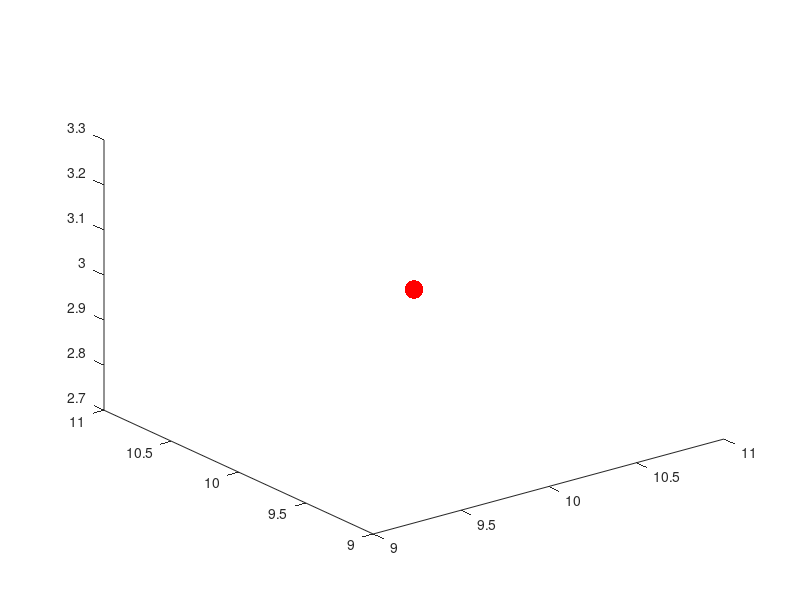

This chart was generated by the following MATLAB code: (Note: this script raises an error after producing the figure.)
clear all
close all

video = false; % if want to save a movie, then let video = true
if(video)
    writerObj = VideoWriter('wheel_on_ground.mp4','MPEG-4');
    writerObj.FrameRate = 30;
    open(writerObj);
end

%%%%%%%%%%%%%%%%%%%%%%%%%%%%%%%%%%%%%%%%%%%%%%%%%%%%%%%%%%%%%%%%%%%%%%%%%%%
%%%%%%%%%%%%%%%%%%%%%%%%%%%%%%% VARIABLES %%%%%%%%%%%%%%%%%%%%%%%%%%%%%%%%%
%%%%%%%%%%%%%%%%%%%%%%%%%%%%%%%%%%%%%%%%%%%%%%%%%%%%%%%%%%%%%%%%%%%%%%%%%%%

% Variables for the mashgrid
n1=30;
n2=30;
h1=0.5;
h2=0.5;
x=1:h1:n1;
y=1:h2:n2;
r_m=0.5;

lmax_m = (n1-1)*n2+(n2-1)*n1;       % linkmunber
kmax_m = n1*n2;                     % piontmunber
R0_m = r_m*ones(lmax_m,1);                % rest length
S_m = 1000000*ones(lmax_m,1);           % Stiffness
D_m = 0*ones(lmax_m,1);              % Damping constant
m = 0.5;                               % Mass of the points
M_m = m*ones(kmax_m,1);               % Mass array

g = 9.8;                            % gravity constant


%link_h = 1:(n1-1)*n2;
%link_v = (n1-1)*n2+1;
nskip = 5;
X_m = zeros(kmax_m,3);              % setup position of the points on the meshgrid
for i = 1:n1
    for j = 1:n2
index=(i-1)*n1+j;
X_m(index,:)=[x(i),y(j),0];
    end
end 

% Indexing all points on the meshgrid with indeces of links
jj_m=zeros(lmax_m,1);kk_m=zeros(lmax_m,1);
for k=1:n1-1
    for l=1:n2
        jj_m(k+(n1-1)*(l-1))=k+n1*(l-1);  kk_m(k+(n1-1)*(l-1))=k+n1*(l-1)+1;
    end
end
for l=1:n2-1
    for k=1:n1
        jj_m((n1-1)*n2+l+(n2-1)*(k-1))=k+n1*(l-1);
        kk_m((n1-1)*n2+l+(n2-1)*(k-1))=k+n1*l;
    end
end

% Variables for Ball and links bewteen ball and the meshgrid
r_b = 1;
xpb=10;
ypb=10;
zpb=3;
R0_b = zeros(kmax_m,1);
X_b = [xpb,ypb,zpb];
S_b = zeros(kmax_m,1);
D_b = zeros(kmax_m,1);
M_b = 5;

% Merge all the variables

kmax = kmax_m + 1;                  % number of points on the meshgrid + the ball
lmax = lmax_m + kmax_m;             
% number of the links on the meshgrid + all the links that link ball and points on the meshgrid
jj = zeros(lmax,1);                   % index of points of one end of any link
kk = zeros(lmax,1);                   % index of points of the other end of any link
for p = 1:lmax_m
    jj(p)=jj_m(p);
    kk(p)=kk_m(p);
end
for p = (lmax_m+1):lmax
    jj(p) = p-lmax_m;
    kk(p) = kmax;
end
X = zeros(kmax,3);                   % set up position for all the points on the meshgrid
for k=1:kmax-1
    X(k,:)=X_m(k,:);                 % set up position for the ball specifically
end
X(kmax,:)=X_b;

R0 = [R0_m;R0_b];
S = [S_m;S_b];
D = [D_m;D_b];
M = [M_m;M_b];

%G=m*g;
%U_b = zeros(zpb,3);

%T=sqrt(2*zpb/g); % 设置下落时间
%H0=zpb;
%dt=0.001;%高度更新时间周期

%%%%%%%%%%%%%%%%%%%%%%%%%%%%%%%%%%%%%%%%%%%%%%%%%%%%%%%%%%%%%%%%%%%%%%%%%%%
%%%%%%%%%%%%%%%%%%%%%%%%%%%% Set up Animation %%%%%%%%%%%%%%%%%%%%%%%%%%%%%
%%%%%%%%%%%%%%%%%%%%%%%%%%%%%%%%%%%%%%%%%%%%%%%%%%%%%%%%%%%%%%%%%%%%%%%%%%%

lm = 1:lmax_m;                       % indeces of links on the meshgrid
lb = (lmax_m+1):lmax;                % indeces of links between ball and points on the meshgrid
pm = 1:kmax_m;                       % indeces of points on the meshgrid
figure(1);
fig = figure(1);
    phb=plot3(X_b(1,1),X_b(1,2),X_b(1,3),".","Markersize",40,"Color","r");  % plot the ball
    hold on
    phm=plot3(X(pm,1),X(pm,2),X(pm,3),"O","Markersize",6,"Color","b");         % plot points of the meshgrid
%    lhm=plot3([X(jj(lm),1),X(kk(lm),1)]',[X(jj(lm),2),X(kk(lm),2)]',...
%        [X(jj(lm),3),X(kk(lm),3)]',"Color","b","LineWidth",1);            % plot links on the meshgrid
%    lhb=plot3([X(jj(lb),1),X(kk(lb),1)]',[X(jj(lb),2),X(kk(lb),2)]',...
%        [X(jj(lb),3),X(kk(lb),3)]',"Color","g","LineWidth",1); 
    
 % plot links between ball and points on the meshgrid
 hold on
    axis equal
    axis manual
    axis([0,n1/2+1,0,n2/2+1,-5,5]);
 drawnow


tmax = 5;   % duration of simulation (s)
clockmax = 150000; %number of time steps
dt = tmax/clockmax; %(s)
X_save=zeros(clockmax,3);
t_save=zeros(clockmax,1);
E_save = zeros(clockmax,1);
Xm_z = zeros(kmax_m,1);                      % array to store the height of points on the meshgrid
Hmax_save = zeros(clockmax,1);               % store maximum height of the mesh
Hmin_save = zeros(clockmax,1);               % store minimum height of the mesh
Hb_save = zeros(clockmax,1);                 % store height of ball

fixed = [1,n1,n1*n2-n1+1,n1*n2];   % Set up fixed points

%%%%%%%%%%%%%%%%%%%%%%%%%%%%%%%%%%%%%%%%%%%%%%%%%%%%%%%%%%%%%%%%%%%%%%%%%%%
%%%%%%%% original codes for directly apply a force to the meshgrid %%%%%%%%
%forced = 15; %Set up where we apply the force

t_ext_start = 5; %time that external force starts (s)
%t_ext_stop =  1; %time that external force stops (s)
%F_ext = -10*m*g; %external force (Kg.m/s^2)
%%%%%%%%%%%%%%%%%%%%%%%%%%%%%%%%%%%%%%%%%%%%%%%%%%%%%%%%%%%%%%%%%%%%%%%%%%%


%initialize velocity
U = zeros(kmax,3);
U(kmax,:) = [0,0,-20];

%initialize difference between the ball and any point on the meshgrid
X_mb = zeros(kmax_m,3);
d_mb = zeros(kmax_m,1);

for clock=1:clockmax
  t = clock*dt;

%%%%%%% compare distance between the ball and points on the meshgrid %%%%%%
  for k=1:kmax_m
    X_mb(k,:) = X(kmax,:) - X(k,:);
    d_mb(k,1) = sqrt(sum(X_mb(k,:).^2,2)); %compute distance between each point on 
                                           %the meshgrid and ball
  end
  d_min = min(d_mb);

% reset the links between ball and points on the meshgrid (disconnect them)
for l = (lmax_m+1):lmax
    R0(l) = 0;
    S(l) = 0;
    D(l) = 0;
end

% throw away all points between ball and meshgrid if distance is big
  if (d_min > r_b+r_m)
    l_mb = [];
  end

% select points with distance smaller than r_b+r_m
  if (d_min <= r_b+r_m)
    %d_mb2 = d_mb - d_min*ones(kmax_m,1);
    %l_mb = lmax_m + find(~d_mb2);         % find all the indices of the 
                                          % links that we want to connect 
    l_mb = lmax_m + find(d_mb <= r_b+r_m);
    
  end
  
% connect ball and selected points 
  for l = l_mb
    R0(l) = r_m+r_b;
    S(l) = 5000;
    D(l) = 0;
  end

%%%%%%%%%%%%%%%%%%%%% start to compute the motion %%%%%%%%%%%%%%%%%%%%%%%%%
  DX = X(jj,:) - X(kk,:); %link vectors
  DU = U(jj,:) - U(kk,:); %link velocity difference vectors
  R = sqrt(sum(DX.^2,2)); %link lengths
  T = S.*(R-R0) + (D./R).*sum(DX.*DU,2); %link tensions
  TR=T./R; %link tensions divided by link lengths
  FF=[TR,TR,TR].*DX; %link force vectors

  F=zeros(kmax,3); %initialize force array for mass points 
  F(1:kmax_m,3) = - m*g*ones(kmax_m,1);    %apply force of gravity to each meshgrid point
  F(kmax,3) = - M_b*g;       %apply force of gravity to the ball

  % For each link, add its force with correct sign
  % to the point at each end of the link:
  for link=1:lmax
    F(kk(link),:)=F(kk(link),:)+FF(link,:);
    F(jj(link),:)=F(jj(link),:)-FF(link,:);
  end

  disp(norm(U(kmax,:)));
  disp(norm(U(500,:)));

%%%%%%%%%%%%%%%%%%%%%%%%%%%%%%%%%%%%%%%%%%%%%%%%%%%%%%%%%%%%%%%%%%%%%%%%%%%
%%%%%%%% original codes for directly apply a force to the meshgrid %%%%%%%%
  %apply external force during specified time interval:
  %if((t_ext_start < t) && (t < t_ext_stop))
  %  F(forced,:) = F(forced,:) + F_ext;
  %end
%%%%%%%%%%%%%%%%%%%%%%%%%%%%%%%%%%%%%%%%%%%%%%%%%%%%%%%%%%%%%%%%%%%%%%%%%%%

  U = U + dt*F./[m,m,m]; %update velocities of all points,
  %but if the index of the point is on the list "fixed",
  %set its velocity equal to zero:
  U(fixed,:)=0; 

  X = X + dt*U; %update positions of all points

  %store some results for future plotting
  %X_save(clock,:)=X(n+2,:);
  t_save(clock) = t;


%   E_save(clock) = ...                                         % Save current total energy
%         1 / 2 * sum(M .* sqrt(sum(U .^ 2, 2)) .^ 2) + ...       % Total kinetic energy
%         sum(M .* X(:, 3) * g) + ...                             % Total gravitational potential energy
%         1 / 2 * sum(S .* (R-R0) .^ 2);                         % Total elastic potential energy

  Hb_save(clock) = X(kmax,3);
  
  Xm_z(1:kmax_m) = X(1:kmax_m,3);
  Hmin_save(clock) = min(Xm_z);
  Hmax_save(clock) = max(Xm_z);


%%%%%%%%%%%%%%%%%%%%%%%%%%%%%%%%%%%%%%%%%%%%%%%%%%%%%%%%%%%%%%%%%%%%%%%%%%%
%%%%%%%%%%%%%%%%%%%%%%%%%%%   ANIMATION   %%%%%%%%%%%%%%%%%%%%%%%%%%%%%%%%%
%%%%%%%%%%%%%%%%%%%%%%%%%%%%%%%%%%%%%%%%%%%%%%%%%%%%%%%%%%%%%%%%%%%%%%%%%%%

clf(fig)

    phb=plot3(X(kmax,1),X(kmax,2),X(kmax,3),".","Markersize",40,"Color","r");  % plot the ball
    hold on
    phm=plot3(X(pm,1),X(pm,2),X(pm,3),"O","Markersize",6,"Color","b");         % plot points of the meshgrid
    
    lhmb = plot3([X(jj(l_mb),1),X(kk(l_mb),1)]',[X(jj(l_mb),2),X(kk(l_mb),2)]',...
        [X(jj(l_mb),3),X(kk(l_mb),3)]',"Color","b","LineWidth",1);
%    lhm=plot3([X(jj(lm),1),X(kk(lm),1)]',[X(jj(lm),2),X(kk(lm),2)]',...
%        [X(jj(lm),3),X(kk(lm),3)]',"Color","b","LineWidth",1);
%        % plot links on the meshgrid
%    lhb=plot3([X(jj(lb),1),X(kk(lb),1)]',[X(jj(lb),2),X(kk(lb),2)]',...
%        [X(jj(lb),3),X(kk(lb),3)]',"Color","g","LineWidth",1);
    
% plot links between ball and points on the meshgrid
 hold on
    axis equal
    axis manual
    axis([0,n1/2+1,0,n2/2+1,-5,5]);
 drawnow

    if video
            frame = getframe(gcf);
            writeVideo(writerObj,frame);
    end
end


% figure(2)
% plot(t_save',E_save');

figure(3)
plot(t_save',Hmax_save',t_save',Hmin_save');

figure(4)
plot(t_save',Hb_save');

if  video 
    close(writerObj);
end


%for t=0:dt:T%循环开始
%   if(norm(X(jj,:) - X_b) > R)
%       H0=H0-1/2*g*t^2;
%   end
%h=plot3(xpb,ypb,H0,'O', 'markersize', 20);%绘制实时小球高度图
%   drawnow;%实时更新坐标图窗口
%   hold on
%end

